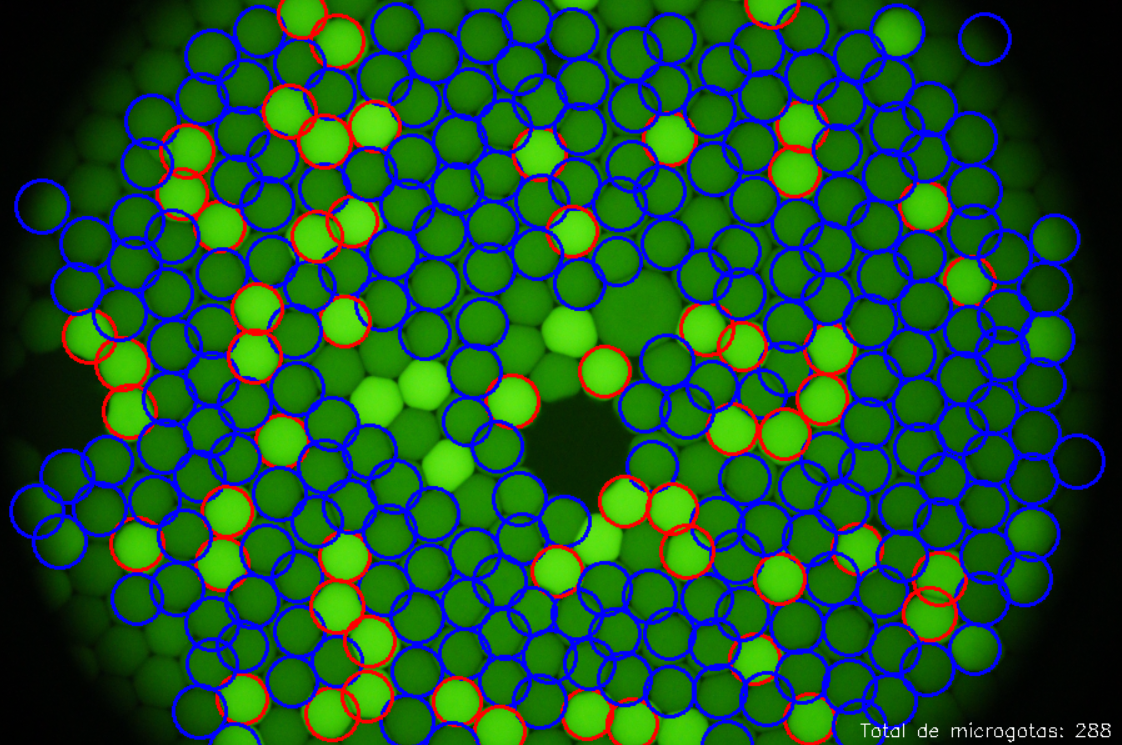
#> input picture img/MG_CVM_KMEAN.png, 1122 x 745 px; its folder holds only this picture in this run
$ python -i main.py   (imports and definitions only)
#> lines starting #> are read from the running program, lines starting #| are printed output that depends on the picture
########################################
'''
class CanvasImage:
    def __init__(self, title = "Image Loader"):
        self.master = tk.Tk()
        self.master.withdraw()
        self.master.title(title)
        self.canvas = tk.Canvas(self.master)
        self.canvas.grid(row = 0, column = 0, sticky = tk.NSEW)
        self.image_button = tk.Button(
            self.master, font = "Helvetica 12",
            text = "Choose Image", command = self.choose_image)
        self.image_button.grid(row = 1, column = 0, sticky = tk.NSEW)
        self.master.update()
        self.master.resizable(False, False)
        self.master.deiconify()
        self.image_path = None  # Variable to store the image path
    def choose_image(self):
        image_name = fd.askopenfilename(title = "Pick your image")
        print(image_name)
        if image_name:
            self.image_path = image_name  # Save the image path to the variable
            self.image = tk.PhotoImage(file = image_name, master = self.master)
            w, h = self.image.width(),self.image.height()
            self.canvas.config(width = w, height = h)
            self.canvas.create_image((0,0), image = self.image, anchor = tk.NW)
        return self.image_path '''
'''
if __name__ == "__main__":
    loader = CanvasImage()
    loader.master.mainloop()'''
'''
loader = CanvasImage()
path = loader.choose_image()
loader.master.mainloop()'''
###########################################################33

import cv2
import numpy as np
from matplotlib import pyplot as plt
import tkinter as tk
from tkinter import filedialog as fd
from tkinter.messagebox import showinfo, showerror
import imutils
from PIL import Image, ImageTk
import openpyxl
from openpyxl import Workbook

param2_all = 6
param2_positive = 6
low_threshold_all = 50
low_threshold_positive = 111
min_radius_active = 19  # Valor inicial de Radio mínimo
max_radius_active = 22  # Valor inicial de Radio máximo

# Variables que se ajustan con los sliders
param2_active = param2_all
low_threshold_active = low_threshold_all

manual_circles_high = []
manual_circles_low = []
add_high_tone_circle = False
add_low_tone_circle = False
remove_detected_circle = False
file_path = None

# Variables para control negativo
negative_control_image = None
negative_control_tonalidades = []
umbral_control = None
desviacion_estandar_control = None

def show_Total(variable_value):
    showinfo("Total droplets", f"Number of droplets: {variable_value}")

def show_ratio(variable_value):
    showinfo("Ratio", f"Ratio of droplets: {variable_value}")

# [5 lines left out: function rotate_image, not called in this run]

def display_image():
    if image is not None:
        imageToShow = imutils.resize(image, width=180)
        im = Image.fromarray(imageToShow)
        img = ImageTk.PhotoImage(image=im)
        lblOutputImage.configure(image=img)
        lblOutputImage.image = img
        apply_canny()

# [185 lines left out: functions apply_canny, plot_droplets, update_params, set_all_droplets, set_positive_droplets, not called in this run]

def elegir_imagen():
    path_image = fd.askopenfilename(filetypes=[("image", ".jpg"), ("image", ".jpeg"), ("image", ".png")])
#> the answer given: img/MG_CVM_KMEAN.png
    if len(path_image) > 0:
        global image
        image = cv2.imread(path_image)
#> image is the input picture: shape (745, 1122, 3); mean B, G, R 40.4, 82.5, 28.6
        image = imutils.resize(image, height=600)
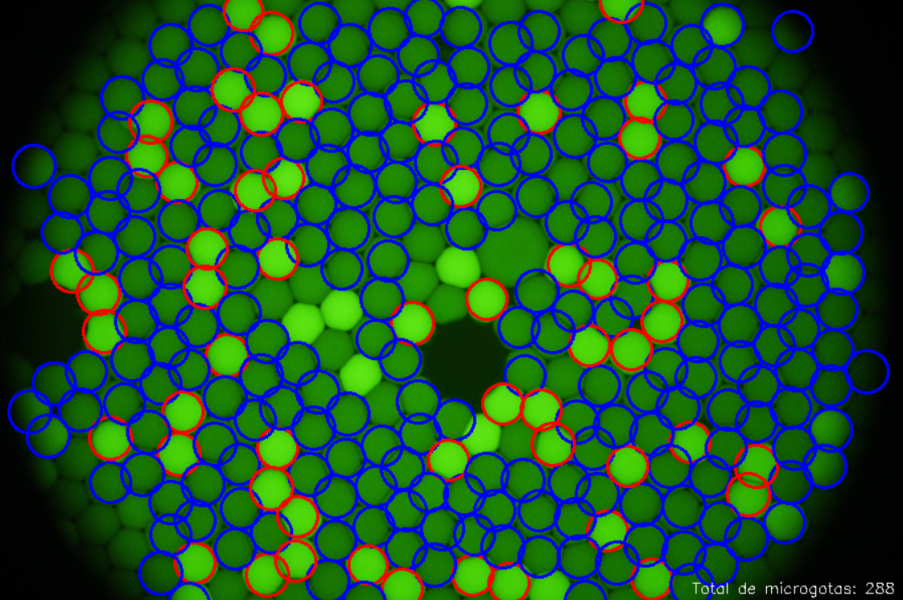
#> image: shape (600, 903, 3); mean B, G, R 40.4, 82.5, 28.6
        display_image()
#> in display_image, `imageToShow = imutils.resize(image, width=180)`:
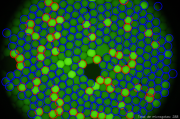
#> imageToShow: shape (119, 180, 3); mean B, G, R 40.4, 82.5, 28.6

        imageToShow = imutils.resize(image, width=180)
        im = Image.fromarray(imageToShow)
        img = ImageTk.PhotoImage(image=im)

        lblInputImage.configure(image=img)
        lblInputImage.image = img
        apply_canny()

# [223 lines left out: functions elegir_imagen_control, add_or_remove_circle, update_image, toggle_remove_detected_circle, toggle_high_tone_circle, toggle_low_tone_circle and 3 more, not called in this run]

image = None
detected_circles = None
tonalidades_bajas = []
tonalidades_altas = []
file_path = None

# [1 line not run here, left out]

# [1 line that did not run here, left out]
# [1 line not run here, left out]

# [1 line that did not run here, left out]
# [3 lines not run here, left out]

# [1 line that did not run here, left out]
# [1 line not run here, left out]

# [1 line that did not run here, left out]
# [1 line not run here, left out]

# [1 line that did not run here, left out]
# [1 line not run here, left out]

# [1 line that did not run here, left out]
# [2 lines not run here, left out]

# [1 line that did not run here, left out]
# [2 lines not run here, left out]

# [1 line that did not run here, left out]
# [2 lines not run here, left out]

# [1 line that did not run here, left out]
# [2 lines not run here, left out]

# [1 line that did not run here, left out]
# [1 line not run here, left out]

# [1 line that did not run here, left out]
# [1 line not run here, left out]

# [1 line that did not run here, left out]
# [1 line not run here, left out]

# [1 line that did not run here, left out]
# [1 line not run here, left out]

# [1 line that did not run here, left out]
# [1 line not run here, left out]

# Añadir etiquetas para mostrar tonalidades bajas y altas
# [1 line that did not run here, left out]
# [1 line not run here, left out]

# [1 line that did not run here, left out]
# [1 line not run here, left out]

# Añadir etiqueta para mostrar el umbral de tonalidad
# [1 line that did not run here, left out]
# [1 line not run here, left out]

# Botones para agregar círculos manualmente
# [1 line that did not run here, left out]
# [1 line not run here, left out]

# [1 line that did not run here, left out]
# [1 line not run here, left out]

# Botón de reset
# [1 line that did not run here, left out]
# [1 line not run here, left out]

# Botón para eliminar círculos detectados
# [1 line that did not run here, left out]
# [3 lines not run here, left out]

#> (the run stopped early here; a loop or call above may not have finished)
